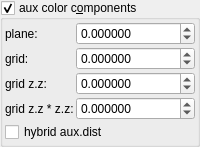
    <widget class="MyGroupBox" name="groupCheck_fold_color_aux_color_enabled">
     <property name="title">
      <string>aux color c&amp;omponents</string>
     </property>
     <property name="checkable">
      <bool>true</bool>
     </property>
     <layout class="QVBoxLayout" name="verticalLayout_11">
      <property name="leftMargin">
       <number>2</number>
      </property>
      <property name="topMargin">
       <number>2</number>
      </property>
      <property name="rightMargin">
       <number>2</number>
      </property>
      <property name="bottomMargin">
       <number>2</number>
      </property>
      <item>
       <layout class="QGridLayout" name="gridLayout_21" columnstretch="0,1">
        <property name="spacing">
         <number>2</number>
        </property>
        <item row="2" column="0">
         <widget class="QLabel" name="label_55">
          <property name="text">
           <string>grid:</string>
          </property>
         </widget>
        </item>
        <item row="1" column="1">
         <widget class="MyDoubleSpinBox" name="spinbox4_fold_color_difs_0000_x">
          <property name="sizePolicy">
           <sizepolicy hsizetype="Minimum" vsizetype="Maximum">
            <horstretch>0</horstretch>
            <verstretch>0</verstretch>
           </sizepolicy>
          </property>
          <property name="prefix">
           <string/>
          </property>
          <property name="suffix">
           <string/>
          </property>
          <property name="decimals">
           <number>6</number>
          </property>
          <property name="minimum">
           <double>-100.000000000000000</double>
          </property>
          <property name="maximum">
           <double>100.000000000000000</double>
          </property>
          <property name="singleStep">
           <double>0.100000000000000</double>
          </property>
         </widget>
        </item>
        <item row="2" column="1">
         <widget class="MyDoubleSpinBox" name="spinbox4_fold_color_difs_0000_y">
          <property name="sizePolicy">
           <sizepolicy hsizetype="Minimum" vsizetype="Maximum">
            <horstretch>0</horstretch>
            <verstretch>0</verstretch>
           </sizepolicy>
          </property>
          <property name="prefix">
           <string/>
          </property>
          <property name="suffix">
           <string/>
          </property>
          <property name="decimals">
           <number>6</number>
          </property>
          <property name="minimum">
           <double>-100.000000000000000</double>
          </property>
          <property name="maximum">
           <double>100.000000000000000</double>
          </property>
          <property name="singleStep">
           <double>0.100000000000000</double>
          </property>
         </widget>
        </item>
        <item row="3" column="1">
         <widget class="MyDoubleSpinBox" name="spinbox4_fold_color_difs_0000_z">
          <property name="sizePolicy">
           <sizepolicy hsizetype="Minimum" vsizetype="Maximum">
            <horstretch>0</horstretch>
            <verstretch>0</verstretch>
           </sizepolicy>
          </property>
          <property name="prefix">
           <string/>
          </property>
          <property name="suffix">
           <string/>
          </property>
          <property name="decimals">
           <number>6</number>
          </property>
          <property name="minimum">
           <double>-100.000000000000000</double>
          </property>
          <property name="maximum">
           <double>100.000000000000000</double>
          </property>
          <property name="singleStep">
           <double>0.100000000000000</double>
          </property>
         </widget>
        </item>
        <item row="4" column="1">
         <widget class="MyDoubleSpinBox" name="spinbox4_fold_color_difs_0000_w">
          <property name="sizePolicy">
           <sizepolicy hsizetype="Minimum" vsizetype="Maximum">
            <horstretch>0</horstretch>
            <verstretch>0</verstretch>
           </sizepolicy>
          </property>
          <property name="prefix">
           <string/>
          </property>
          <property name="suffix">
           <string/>
          </property>
          <property name="decimals">
           <number>6</number>
          </property>
          <property name="minimum">
           <double>-100.000000000000000</double>
          </property>
          <property name="maximum">
           <double>100.000000000000000</double>
          </property>
          <property name="singleStep">
           <double>0.100000000000000</double>
          </property>
         </widget>
        </item>
        <item row="1" column="0">
         <widget class="QLabel" name="label_53">
          <property name="text">
           <string>plane:</string>
          </property>
         </widget>
        </item>
        <item row="3" column="0">
         <widget class="QLabel" name="label_56">
          <property name="text">
           <string>grid z.z:</string>
          </property>
         </widget>
        </item>
        <item row="4" column="0">
         <widget class="QLabel" name="label_57">
          <property name="text">
           <string>grid z.z * z.z:</string>
          </property>
         </widget>
        </item>
        <item row="5" column="0" colspan="2">
         <widget class="MyCheckBox" name="checkBox_transf_function_enabledJ_false">
          <property name="text">
           <string>hybrid aux.dist</string>
          </property>
         </widget>
        </item>
       </layout>
      </item>
     </layout>
    </widget>
